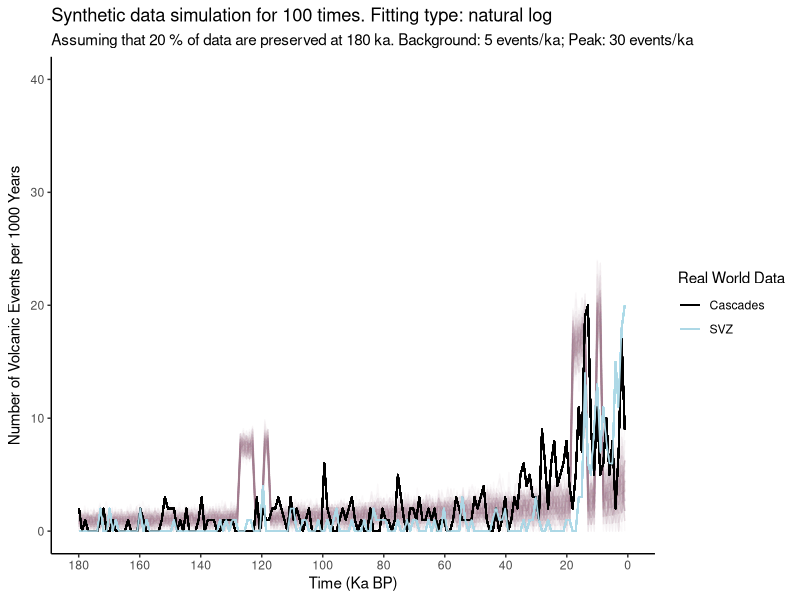

Here is the R script that generated this plot:
## ---- chunk 1
knitr::opts_chunk$set(echo = TRUE)

## ---- chunk 2
synthetic_gen <- function(background, background_sd, peak, peak_sd, ar_uncertainty, degla1_begin, degla1_end, degla2_begin, degla2_end, small, gap){
  
  bg <- background
  pk <- peak
  bgsd <- background_sd
  pksd <- peak_sd
  t1 <- degla1_begin
  t2 <- degla1_end
  t3 <- degla2_begin
  t4 <- degla2_end
  gap <- as.integer(gap)
  
  library(ggplot2)
  
  # Initiating a new data.frame for the synthetic data
  syn <- data.frame(ka = c(1:180))
  syn$yearsBP <- NA
  for (i in 1:nrow(syn)){
    syn$yearsBP[i] <- syn$ka[i] * 1000
  }
  
  # Generating the synthetic data
  # method:
  # 1) Background noise = 5 +/- 4;
  #    The variation is based on the normal distribution
  #    using rnorm(1, mean=5, sd=2) function with as.integer()function
  #    which is: as.integer(rnorm(1, mean=5, sd=2))
  # 2) Peaks at interglacial periods:
  #    when ka -> (14, 18) OR (123, 127)
  # 3) Data at peaks = 30 +/- 5
  #    which is: as.integer(rnorm(1, mean=30, sd=2.5))
  syn$events <- NA
  
  if(small==1){
      for (i in 1:nrow(syn)){
        if(isTRUE(i>=t4 && i<=t3) || isTRUE(i>=t2 && i<=t1)){
            syn$events[i] <- as.integer(rnorm(1, mean=pk, sd=pksd))
            if(syn$events[i] < 0){
              syn$events[i] <- 0
            }
        } else if(isTRUE(i>=(t4-gap) && i<=(t4-gap+1)) || isTRUE(i>=(t2-gap) && i<=(t2-gap+1))){
            syn$events[i] <- as.integer(rnorm(1, mean=pk, sd=pksd))
            if(syn$events[i] < 0){
              syn$events[i] <- 0
            }
        } else {
            syn$events[i] <- as.integer(rnorm(1, mean=bg, sd=bgsd))
            if(syn$events[i] < 0){
              syn$events[i] <- 0
            }
        }
    }
  } else {
    for (i in 1:nrow(syn)){
        if(isTRUE(i>=t4 && i<=t3) || isTRUE(i>=t2 && i<=t1)){
            syn$events[i] <- as.integer(rnorm(1, mean=pk, sd=2.5))
            if(syn$events[i] < 0){
              syn$events[i] <- 0
            }
        } else {
            syn$events[i] <- as.integer(rnorm(1, mean=bg, sd=2))
            if(syn$events[i] < 0){
              syn$events[i] <- 0
            }
        }
    }
  }
  
  # generating temporal uncertainty up to 10% for Argon dating
  for (i in 2:(nrow(syn)-1)){
    x <- runif(1,0,1)
    if(x < ar_uncertainty/2){
      syn$events[i-1] <- syn$events[i-1] * (1 + ar_uncertainty/2)
      syn$events[i] <-  syn$events[i] * (1 - ar_uncertainty/2)
      if(syn$events[i] < 0){
        syn$events[i] <- 0
      }
    } else if (x > (1 - ar_uncertainty/2)) {
      syn$events[i] <- syn$events[i] * (1 + ar_uncertainty/2)
      syn$events[i+1] <-  syn$events[i+1] * (1 - ar_uncertainty/2)
      if(syn$events[i+1] < 0){
        syn$events[i+1] <- 0
      }
    }
  }
  
  
  # plot to see the synthetic data
  
  plot <- ggplot()+
    geom_line(data=syn, aes(x=syn$ka, y=syn$events))+
    scale_x_reverse(limits = c(180, 0),breaks = scales::pretty_breaks(n = 18)) +
    ggtitle("Synthetic data") +
    theme(panel.grid.major = element_blank(), panel.grid.minor = element_blank(),
          panel.background = element_blank(), axis.line = element_line(colour = "black"))+
    labs(y = "Events",
         x = "Ka")
  
  plot
  
  return(syn)
}

## ---- chunk 3
mc_syn <- function(type, p, run, background, background_sd, peak, peak_sd, ar_uncertainty, degla1_begin, degla1_end, degla2_begin, degla2_end, small, gap, plot){
  
  require(stringdist)
  
  #df <- syn
  #p <- 0.1
  #run <- 100
  
  
  bg <- background
  pk <- peak
  bgsd <- background_sd
  pksd <- peak_sd
  t1 <- degla1_begin
  t2 <- degla1_end
  t3 <- degla2_begin
  t4 <- degla2_end
  #type <-"linear"
  cascades<-read.csv(file="realData/cascades_simp.csv", header=TRUE, sep=",")
  svz<-read.csv(file="realData/svz_simp.csv", header=TRUE, sep=",")
  
  # Initiating the output data frame
  output <- data.frame(ka = c(1:180))
  
  if(type %in% "linear"){
    
    for(mc in 1:run){
      # generate a new synthetic dataset
      df <- synthetic_gen(bg, bgsd, pk, pksd, ar_uncertainty, t1, t2, t3, t4, small, gap)
      
      # calculate the number of events preserved in each time period
      output$nextrun <- NA
      df$prob <- NA
      
      # In the linear case, the fitting curve y = kx + b passes through (0,1) and (180, p)
      # Therefore:
      # b = 1 and 180k + 1 = p
      # solve: k = (p-1)/180
      # And the curve is: y = (p-1) * x / 180 + 1 where y is the prob and x is ka
      # And the number of preserved events is y * df$events[i]
      
      for (i in 1:nrow(output)){
        df$prob[i] <- (p-1) * df$ka[i] / 180 + 1
        output$nextrun[i] <- ((p-1) * output$ka[i] / 180 + 1) * df$events[i]
      }

      
      # set the column name
      names(output)[mc+1] <- paste("Simu",toString(mc), sep = " ", collapse = NULL)

    }
    # plot
    
    if(plot==0){
        maint <- paste("Synthetic data simulation for", toString(run), "times. Fitting type:", type)
        subt <- paste("Assuming that", toString(p*100), "% of data are preserved at 180 ka. Background:", toString(bg), "events/ka; Peak:", toString(pk), "events/ka")
        last <- run + 1
        plot <- ggplot()
        for(i in 2:last){
              gg.data <- data.frame(Time=output[,1], Events=output[,i])
              plot<- plot+
              geom_line(data=gg.data, aes(x=Time, y=Events),size = 0.5, colour="#A67C94", alpha = 0.05) 
            }
    
        plot <- plot + scale_x_reverse(limits = c(180, 0.1),breaks = scales::pretty_breaks(n = 9)) +
        ggtitle(maint, subt) +
        theme(panel.grid.major = element_blank(), panel.grid.minor = element_blank(),
            panel.background = element_blank(), axis.line = element_line(colour = "black"))+
        scale_y_continuous(name = expression("Number of Volcanic Events per 1000 Years"), limits = c(0, 40))+
        labs(y = "Counts",
            x = "Time (Years BP)",
            colour = "Parameter")
        print(plot)
    } else {
        maint <- paste("Synthetic data simulation for", toString(run), "times. Fitting type:", type)
        subt <- paste("Assuming that", toString(p*100), "% of data are preserved at 180 ka. Background:", toString(bg), "events/ka; Peak:", toString(pk), "events/ka")
        last <- run + 1
        plot <- ggplot()
        for(i in 2:last){
              gg.data <- data.frame(Time=output[,1], Events=output[,i])
              plot<- plot+
              geom_line(data=gg.data, aes(x=Time, y=Events),size = 0.5, colour="#A67C94", alpha = 0.05)+
              geom_freqpoly(data=cascades, aes(x=ka, colour="Cascades"), bins=180)+
              geom_freqpoly(data=svz, aes(x=ka, colour="SVZ"), bins=180)+
              scale_colour_manual(values = c(
                'Cascades' = 'black',
                'SVZ' = 'light blue'))
            }
    
        plot <- plot + scale_x_reverse(limits = c(180, 0.1),breaks = scales::pretty_breaks(n = 9)) +
        ggtitle(maint, subt) +
        theme(panel.grid.major = element_blank(), panel.grid.minor = element_blank(),
            panel.background = element_blank(), axis.line = element_line(colour = "black"),
            legend.key = element_rect(colour = "white", fill = NA))+
        scale_y_continuous(name = expression("Number of Volcanic Events per 1000 Years"), limits = c(0, 40))+
        labs(y = "Counts",
            x = "Time (Years BP)",
            colour = "Real World Data")
        print(plot)
          
        }

    
    # return data
    return(output)
    
  } else if (type %in% "inverse"){
    for(mc in 1:run){
      # generate a new synthetic dataset
      df <- synthetic_gen(bg, bgsd, pk, pksd, ar_uncertainty, t1, t2, t3, t4, small, gap)
      
      # calculate the number of events preserved in each time period
      output$nextrun <- NA
      df$prob <- NA
      
      # In the linear case, the fitting curve y = k/(x + b) passes through (0,1) and (180, p)
      # Therefore:
      # b = -k and k/(180 + k) = p
      # solve: k = 180*p/(1 - p)
      # And the curve is: y = (180 * p / (1 - p))/ (x + (180 * p / (1 - p)))
      # where y is the prob and x is ka
      # And the number of preserved events is y * df$events[i]
      
      for (i in 1:nrow(output)){
        df$prob[i] <- (180 * p / (1 - p))/ (df$ka[i] + (180 * p / (1 - p)))
        output$nextrun[i] <- df$prob[i] * df$events[i]
      }
      
      
      # set the column name
      names(output)[mc+1] <- paste("Simu",toString(mc), sep = " ", collapse = NULL)
      
    }
    
    # plot
    if(plot==0){
       maint <- paste("Synthetic data simulation for", toString(run), "times. Fitting type:", type, "proportional")
      subt <- paste("Assuming that", toString(p*100), "% of data are preserved at 180 ka. Background:", toString(bg), "events/ka; Peak:", toString(pk), "events/ka")
      last <- run + 1
      plot <- ggplot()
      for(i in 2:last){
        gg.data <- data.frame(Time=output[,1], Events=output[,i])
        plot<- plot+
          geom_line(data=gg.data, aes(x=Time, y=Events),size = 0.5, colour="#A67C94", alpha = 0.05) 
      }
    
      plot <- plot + scale_x_reverse(limits = c(180, 0.1),breaks = scales::pretty_breaks(n = 9)) +
        ggtitle(maint, subt) +
        theme(panel.grid.major = element_blank(), panel.grid.minor = element_blank(),
              panel.background = element_blank(), axis.line = element_line(colour = "black"),
              legend.key = element_rect(colour = "white", fill = NA))+
        scale_y_continuous(name = expression("Number of Volcanic Events per 1000 Years"), limits = c(0, 40))+
        labs(y = "Counts",
            x = "Time (Ka BP)",
            colour = "Parameter")
      print(plot)
    } else {
       maint <- paste("Synthetic data simulation for", toString(run), "times. Fitting type:", type, "proportional")
      subt <- paste("Assuming that", toString(p*100), "% of data are preserved at 180 ka. Background:", toString(bg), "events/ka; Peak:", toString(pk), "events/ka")
      last <- run + 1
      plot <- ggplot()
      for(i in 2:last){
        gg.data <- data.frame(Time=output[,1], Events=output[,i])
        plot<- plot+
          geom_line(data=gg.data, aes(x=Time, y=Events),size = 0.5, colour="#A67C94", alpha = 0.05)+
          geom_freqpoly(data=cascades, aes(x=ka, colour="Cascades"), bins=180)+
          geom_freqpoly(data=svz, aes(x=ka, colour="SVZ"), bins=180)+
          scale_colour_manual(values = c(
            'Cascades' = 'black',
            'SVZ' = 'light blue'))
      }
    
      plot <- plot + scale_x_reverse(limits = c(180, 0.1),breaks = scales::pretty_breaks(n = 9)) +
        ggtitle(maint, subt) +
        theme(panel.grid.major = element_blank(), panel.grid.minor = element_blank(),
              panel.background = element_blank(), axis.line = element_line(colour = "black"),
              legend.key = element_rect(colour = "white", fill = NA))+
        scale_y_continuous(name = expression("Number of Volcanic Events per 1000 Years"), limits = c(0, 40))+
        labs(y = "Counts",
            x = "Time (Ka BP)",
            colour = "Real World Data")
      print(plot)
    }

  } else if (type %in% "log"){
    
    # for convenience in natural log calculation, we use probability of DROPPING instead of KEEPING
    # so we need to initiating a new var called p1
    
    p1 <- 1 - p
    
    for(mc in 1:run){
      # generate a new synthetic dataset
      df <- synthetic_gen(bg, bgsd, pk, pksd, ar_uncertainty, t1, t2, t3, t4, small, gap)
      
      # calculate the number of events preserved in each time period
      output$nextrun <- NA
      df$prob <- NA
      
      # In the natural log case, the fitting curve y = ln(x+b)/k passes through (0,1) and (180, p1)
      # detailed calculation could be found on the github folder named naturalLog.png
      # And the curve is: y = ln(x+1)/(5.198/p1)
      # And the number of preserved events is (1-y) * df$events[i]
      
      for (i in 1:nrow(output)){
        df$prob[i] <- 1- (log(df$ka[i] + 1) / (5.198 / p1))
        output$nextrun[i] <- df$prob[i] * df$events[i]
      }
      
      
      # set the column name
      names(output)[mc+1] <- paste("Simu",toString(mc), sep = " ", collapse = NULL)
      
    }
    # plot
    
    if(plot==0){
          maint <- paste("Synthetic data simulation for", toString(run), "times. Fitting type: natural", type)
          subt <- paste("Assuming that", toString(p*100), "% of data are preserved at 180 ka. Background:", toString(bg), "events/ka; Peak:", toString(pk), "events/ka")
          last <- run + 1
          plot <- ggplot()
          for(i in 2:last){
              gg.data <- data.frame(Time=output[,1], Events=output[,i])
              plot<- plot+
              geom_line(data=gg.data, aes(x=Time, y=Events),size = 0.5, colour="#A67C94", alpha = 0.05) 
            }
    
          plot <- plot + scale_x_reverse(limits = c(180, 0.1),breaks = scales::pretty_breaks(n = 9)) +
          ggtitle(maint, subt) +
          theme(panel.grid.major = element_blank(), panel.grid.minor = element_blank(),
              panel.background = element_blank(), axis.line = element_line(colour = "black"))+
              scale_y_continuous(name = expression("Number of Volcanic Events per 1000 Years"), limits = c(0, 40))+
              labs(y = "Counts",
                   x = "Time (Ka BP)",
                  colour = "Parameter")
          print(plot)
    } else {
          maint <- paste("Synthetic data simulation for", toString(run), "times. Fitting type: natural", type)
          subt <- paste("Assuming that", toString(p*100), "% of data are preserved at 180 ka. Background:", toString(bg), "events/ka; Peak:", toString(pk), "events/ka")
          last <- run + 1
          plot <- ggplot()
          for(i in 2:last){
              gg.data <- data.frame(Time=output[,1], Events=output[,i])
              plot<- plot+
              geom_line(data=gg.data, aes(x=Time, y=Events),size = 0.5, colour="#A67C94", alpha = 0.05)+
              geom_freqpoly(data=cascades, aes(x=ka, colour="Cascades"), bins=180)+
              geom_freqpoly(data=svz, aes(x=ka, colour="SVZ"), bins=180)+
              scale_colour_manual(values = c(
                'Cascades' = 'black',
                'SVZ' = 'light blue'))
            }
    
          plot <- plot + scale_x_reverse(limits = c(180, 0.1),breaks = scales::pretty_breaks(n = 9)) +
          ggtitle(maint, subt) +
          theme(panel.grid.major = element_blank(), panel.grid.minor = element_blank(),
              panel.background = element_blank(), axis.line = element_line(colour = "black"),
              legend.key = element_rect(colour = "white", fill = NA))+
              scale_y_continuous(name = expression("Number of Volcanic Events per 1000 Years"), limits = c(0, 40))+
              labs(y = "Counts",
                   x = "Time (Ka BP)",
                  colour = "Real World Data")
          print(plot)
    }

    
    # return data
    return(output)
    
  } else {
    error <- "Fitting curve options: linear, log or inverse"
    print(error)
    return(NA)
  }
  
  
}
## ---- chunk 4
setwd("~/Documents/github/synthetic_svz")
# Set the working directory to one level above the folder containing real world data csv files

result <- mc_syn("log", 0.2, 100, 5, 2, 30, 2.5, 0.1, 127, 123, 18, 14, 1, 5, 1)
